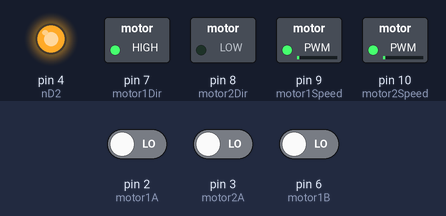
Bench run of a sketch on a simulated Arduino Uno, built with avr-gcc and run on an emulated ATmega328P. Parts: switched loads named in the sketch (green lamp = pin HIGH), output pins drawn as LEDs (lit = HIGH). Inputs (shaded band) come from the test bench; at power-on: pin 2 (motor1A) LOW, pin 3 (motor2A) LOW, pin 6 (motor1B) LOW.

Above: at 1.2 s.
1.3 s: pin 2 (motor1A) driven HIGH
At 2.3 s:
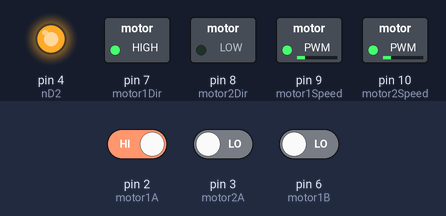
4.3 s: pin 2 (motor1A) driven LOW
At 9.4 s:
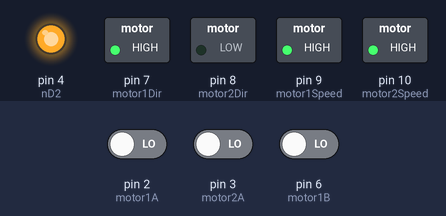
Timing chart, 0 to 10.9 s (numbered marks = the images above; inputs shaded):
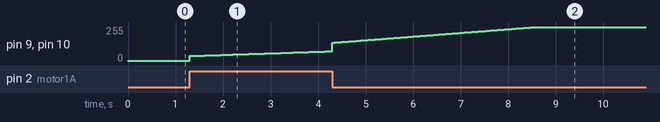

The sketch:

demo1_rotation.ino
```cpp
#include <math.h>
#include <Wire.h>
#define ADDRESS 0x08
int nD2 = 4; // Motor Tristate
int motor1Dir = 7; //Better realized as Voltage Sign
int motor2Dir = 8; //Better reawlized as Voltage Sign
int motor1Speed = 9; //Better realized as Voltage of M1
int motor2Speed = 10; //Better realized as Voltage of M2
int motor1A = 2;
int motor1B = 6;
int motor2A = 3;
int motor2B = 4;
int nSF = 12; //Status Flag Indicator

long oldPosition  = -999;
const float pi = 3.1415926535898;


// Desired linear velocity for the motors
double desiredVelocity = 1;
double KpV = .34651664;
double KiV = 0.00038853330385174;;
double KdV = 2.5256354;
double deltaError = 0;
double totalVelocityError = 0;
double previousVelocityError = 0;
double newVelocityError = 0;
double controlVelocitySignal = 0;

//variable to keep track of the counts for each wheel (encoder)
int countRight = 0;
int countLeft = 0;

//Counts per rotation
//The encoder has 1600 'clicks' or counts for one revolution
const int countsPerRot = 1600;

//Radius of Wheels (meters)
double radius = 0.073;

//Wheel Baseline (meters)
double d = 0.247;

// Desired linear position for the motors
double desiredAngleDegrees = 180;
double desiredAngleRadians = (desiredAngleDegrees / 360) * (2 * pi) ;
double desiredPosition = desiredAngleRadians * (.247/2) * .3048;
double KpD = 4.165965794;
double KiD = 2.652362528;
double totalError = 0;


double currentPosition = 0;

int data = 0;
int toSend = 0;


//angular postion of the Right wheel
double rightWheelPosNew = 0;
double rightWheelPosOld = 0;

//angular postion of the Left wheel
double leftWheelPosNew = 0;
double leftWheelPosOld = 0;

//Time Variables for Right Wheel - these keep track of when the POSITIONS are read.
unsigned long rightTimeNew;
unsigned long rightTimeOld;
double rightDeltaT;

//Time Variables for Left Wheel  - these keep track of when the POSITIONS are read.
unsigned long leftTimeNew;
unsigned long leftTimeOld;
double leftDeltaT;

//Velocity of Right Wheel
double velocityRight;

//Velocity of Left Wheel
double velocityLeft;

//Angular velocity of the Right Wheel
double angVelocRight;

//Angular Velocity of the Left Wheel
double angVelocLeft;

//New and Old Position of Robot, x, y, and phi coordinates, also a new delta t
double wheelXPos_new;

double wheelXPos_old;

double wheelYPos_new;

double wheelYPos_old;

double phi_new;

double phi_old;

double deltaT;

double timeOld;

//void sendData(){
//Wire.write(data);
//}

int moveHappen = 0;


unsigned long currentTime = 0;
int samplePeriod = 10;

unsigned long oldTime;
void setup() {

  //Right Wheel Enocoder Setup
  pinMode(motor1A, INPUT);
  pinMode(motor2B, INPUT);

  //Left Wheel Encoder Setup
  pinMode(motor2A, INPUT);
  pinMode(motor2B, INPUT);

  //Set Up Right Wheel Interrupt
  attachInterrupt(digitalPinToInterrupt(motor1A), rightWheelCount, CHANGE);
  //Set Up Left Wheel Interrupt
  attachInterrupt(digitalPinToInterrupt(motor2A), leftWheelCount, CHANGE);


  //Pins 4 Digital 4 - nD2 - triState
  pinMode(nD2, OUTPUT);

  //7,8 - Voltage Sign
  pinMode(motor1Dir, OUTPUT);
  pinMode(motor2Dir, OUTPUT);

  //9, 10 Motor Voltage
  pinMode(motor1Speed, OUTPUT);
  pinMode(motor2Speed, OUTPUT);

  //Pins 12 for input - nSF - Status flag indicator
  pinMode(nSF, INPUT);

  digitalWrite(nD2, HIGH);
  digitalWrite(motor1Dir, HIGH); //High for CW
  digitalWrite(motor2Dir, LOW); //Low for CCW

  //analogWrite(motor1Speed, HIGH);
  //analogWrite(motor2Speed, HIGH);

  Serial.begin(9600);

}

void loop() {

  double time = millis() / pow(10, 3);
  double Vbar_a = 8;
  // Gets the desired angular velocity from the closed loop controller
  desiredVelocity = rotationDistanceController(currentPosition);
  // Gets the motor speed based on the desired velocity
  // Also converts the value to be compatible with the PWM system
  int motorSpeed = double((rotationController(-1*velocityRight) / 15.6)) * 255;
  // Prevents the motor value from leaving the acceptable range
  if(motorSpeed > 255){
    motorSpeed = 255;
  }else if(motorSpeed < 0){
    motorSpeed = 0;
  }

  // Sends the actual commands to the motors
  analogWrite(motor2Speed, motorSpeed);
  analogWrite(motor1Speed, motorSpeed);


  double rhoDot = -1 * velocityRight;

// Simplified version for debugging purposes
/*
  if(moveHappen == 0){
    delay(2000);
    int delayCount = (desiredAngleDegrees * 6.6071) + 57.5;
    digitalWrite(motor2Dir, HIGH); //High for CW
    analogWrite(motor2Speed, 100);
    analogWrite(motor1Speed, 100);
    delay(delayCount);
    analogWrite(motor2Speed, 0);
    analogWrite(motor1Speed, 0);
    moveHappen = 1;
  }else if(moveHappen == 1){
    delay(500);
    digitalWrite(motor2Dir, LOW); //High for CW
    analogWrite(motor2Speed, 97);
    analogWrite(motor1Speed, 100);
    delay(918);
    analogWrite(motor2Speed, 0);
    analogWrite(motor1Speed, 0);
    moveHappen = 999;
  }
 */


// For data gathering purposes
 // Serial.print(time);
 // Serial.print("\t");
 // Serial.print(rhoDot);
//  Serial.print("\t");

//  Serial.print(velocityLeft);
//  Serial.print("\t");
//  Serial.print(angVelocRight);
//  Serial.print("\t");
//  Serial.print(velocityRight * -1);
//  Serial.print("\t");
//  Serial.print(angVelocRight * -1);
//  Serial.print("\t");
 // Serial.println();

}

//ISR for the right wheel/encoder
void rightWheelCount(){

rightTimeNew = micros();

//Current Right Wheel Position
rightWheelPosNew = (2*pi*(double)countRight) / countsPerRot;
currentPosition = (-1*rightWheelPosNew) * radius;


//Right wheel is moving CCW
if (digitalRead(motor1B) == digitalRead(motor1A)){
  countRight -= 1;
}

//Right wheel is moving CW
if (digitalRead(motor1B) != digitalRead(motor1A)){
  countRight += 1;
}

//Calcuate Time spent inside the ISR, and then calculate angular velocity and velocity

rightDeltaT = (double)rightTimeNew - (double)rightTimeOld;

if (rightDeltaT > 0.001){

 angVelocRight = ((rightWheelPosNew - rightWheelPosOld) / ((double)rightDeltaT) * pow(10,6));
 velocityRight = angVelocRight * radius;
 rightTimeOld = rightTimeNew;

 rightWheelPosOld = rightWheelPosNew;

}

}

////////////////////////////////////////////////////////////

//ISR for the left wheel/encoder
void leftWheelCount(){

leftTimeNew = micros();

//Current Left Wheel Position

leftWheelPosNew = (2*pi*(double)countLeft) / countsPerRot;

//Left wheel is moving CCW
if (digitalRead(motor2B) == digitalRead(motor2A)){
  countLeft -= 1;
}

//Left wheel is moving CW
if (digitalRead(motor2B) != digitalRead(motor2A)){
  countLeft += 1;
}

leftDeltaT = ((double)leftTimeNew - (double)leftTimeOld);

//Calcuate Time spent inside the ISR, and then calculate angular velocity and velocity

if (leftDeltaT > 0.001){
  angVelocLeft = (leftWheelPosNew - leftWheelPosOld) / ((double)leftDeltaT * pow(10,6));
  velocityLeft = angVelocLeft * radius;
  leftTimeOld = leftTimeNew;
  leftWheelPosOld = leftWheelPosNew;
}

}


// Open loop controller
double rotationController(double velocityRight){
  // New error is used in the proportional term
  float newVelocityError = desiredVelocity - velocityRight;
  // For the integral part
  totalVelocityError += newVelocityError;
  // For the derivative part
  deltaError = newVelocityError - previousVelocityError;

  double derivativePart;
  // Handles the derivative portion to prevent dividing by 0
  if(rightDeltaT < .001){
    derivativePart = 0;
  }else{
    derivativePart = (KdV*deltaError) / ((rightDeltaT+10)/1000000);
  }
  // Calculates the value to send from the controller
  double controlVelocitySignal = (KpV*newVelocityError) + (KiV*(rightDeltaT/1000000)*totalVelocityError) + derivativePart;
  return controlVelocitySignal;


}
// Closed loop controller
double rotationDistanceController(double currentPosition){
  // New error is used in the proportional term
  float newDistanceError = (desiredPosition - currentPosition);
  // Total error is used in the integration term
  totalError += newDistanceError;
  // Calculates the new value based on the current and desired position
  double controlSignal = (KpD*newDistanceError) + (KiD*(((double)rightTimeNew - (double)rightTimeOld)/1000000)*totalError);
  return controlSignal;
}
```

Measured:
- after the input at 1.3 s, pin 9 (motor1Speed), pin 10 (motor2Speed): moves from 2/255 to 73/255 over 2.9 s, starting at once
